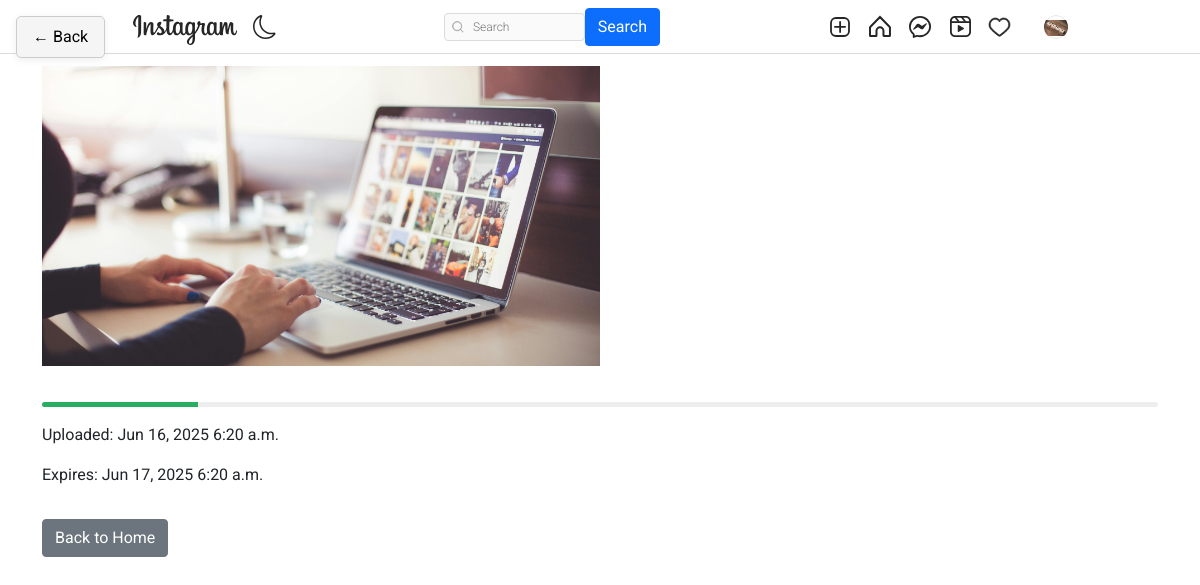
Page /stories/story/4/ (signed in) on the committed database.
### authy/models.py (models this page shows, shortened)
class Profile(models.Model):
    user = models.OneToOneField(User, related_name='profile', on_delete=models.CASCADE)
    image = models.ImageField(upload_to="profile_pciture", null=True, default="default.jpg")
    first_name = models.CharField(max_length=200, null=True, blank=True)
    last_name = models.CharField(max_length=200, null=True, blank=True)
    bio = models.CharField(max_length=200, null=True, blank=True)
    location = models.CharField(max_length=200, null=True, blank=True)
    url = models.URLField(max_length=200, null=True, blank=True)
    favourite = models.ManyToManyField(Post, blank=True)
    following = models.ManyToManyField('self', symmetrical=False, related_name='followers', blank=True)
    blocked_users = models.ManyToManyField('self', symmetrical=False, related_name='blocked_by')
    last_active = models.DateTimeField(null=True, blank=True)
    def save(self, *args, **kwargs):
        super().save(*args, **kwargs)
        img = Image.open(self.image.path)
        if img.height > 300 or img.width > 300:
            output_size = (300, 300)
            img.thumbnail(output_size)
            img.save(self.image.path)

### storyapp/models.py (models this page shows, shortened)
class Story(models.Model):
    user = models.ForeignKey(User, on_delete=models.CASCADE)
    content = models.ImageField(upload_to='stories/')
    uploaded_at = models.DateTimeField(auto_now_add=True)
    expires_at = models.DateTimeField(null=True, blank=True)
    viewed_by = models.ManyToManyField(User, related_name='viewed_stories', blank=True)

### storyapp/views.py (the view)
# urls.py: path('story/<int:pk>/', views.StoryDetailView.as_view(), name='story_detail'),
class StoryDetailView(LoginRequiredMixin, DetailView):
    model = Story
    template_name = 'storyapp/story_detail.html'
    context_object_name = 'story'
    def get_object(self, queryset=None):
        obj = super().get_object(queryset)
        if self.request.user != obj.user and self.request.user not in obj.viewed_by.all():
            obj.viewed_by.add(self.request.user)
        return obj
    def get_context_data(self, **kwargs):
        context = super().get_context_data(**kwargs)
        story = self.get_object()
        context['viewed_by_users'] = story.viewed_by.all()
        return context

### Django_Instagram/context_processors.py (called while the page is built)
def unread_messages(request):
    if request.user.is_authenticated:
        unread_count = Message.objects.filter(user=request.user, is_read=False).count()
        print(f"User {request.user.username} has {unread_count} unread messages")
        return {'unread_messages': unread_count}
    return {'unread_messages': 0}

### notification/views.py (called while the page is built)
def notification_count(request):
    if request.user.is_authenticated:
        count = Notification.objects.filter(user=request.user, is_seen=False).count()
        return {'notification_count': count}
    return {'notification_count': 0}

### templates/storyapp/story_detail.html (shortened to what this page needs)
{% extends 'base.html' %}
{% block content %}
<div class="container">
    <div class="story-container">
        <h2>Story by {{ story.user.username }}</h2>
        <img src="{{ story.content.url }}" class="img-fluid" alt="Story Image">
        <div id="story-progress-bar" style="width: 100%; height: 5px; background: #eee; margin: 16px 0; border-radius: 3px; overflow: hidden;">
            <div id="story-progress" style="width: 0; height: 100%; background: #27ae60; transition: width 0.2s;"></div>
        </div>
        <p>Uploaded: {{ story.uploaded_at|date:"M d, Y P" }}</p>
        <p>Expires: {{ story.expires_at|date:"M d, Y P" }}</p>
        <a href="{% url 'index' %}" class="btn btn-secondary mt-3">Back to Home</a>
    </div>
</div>
{% endblock %}

### templates/base.html (shortened to what this page needs)
{% load static %}
<!DOCTYPE html>
<html lang="en">
<head>
    <link rel="stylesheet" href="https://cdn.jsdelivr.net/npm/bootstrap-icons@1.8.1/font/bootstrap-icons.css">
    <link href="https://cdn.jsdelivr.net/npm/bootstrap@5.1.3/dist/css/bootstrap.min.css" rel="stylesheet">
    <link rel="stylesheet" type="text/css" href="{% static 'assets1/style.css' %}">
    <link rel="stylesheet" type="text/css" href="{% static 'add-story/add-story.css' %}">
</head>
<body>
    {% if request.path != '/' %}
    <button onclick="window.history.back()" style="position:fixed;top:16px;left:16px;z-index:9999;padding:8px 16px;border-radius:5px;border:1px solid #ccc;background:#f5f5f5;cursor:pointer;box-shadow:0 2px 8px rgba(0,0,0,0.07);">
      &larr; Back
    </button>
    {% endif %}
    <header class="header">
        <nav class="header__content">
            <div class="header__buttons">
                <a href="{% url 'index' %}" class="header__home">
                </a>
                <button class="header__theme-button" title="Toggle Theme">
                </button>
            </div>
            <form action="{% url 'search-users' %}" method="GET">
                <div class="header__search">
                    <input type="text" placeholder="Search" name="q" value="{{ request.GET.q }}">
                    <button class="btn btn-primary" type="submit">Search</button>
                </div>
            </form>
            <div class="header__buttons header__buttons--desktop">
                <a href="{% url 'newpost' %}">
                </a>
                <a href="{% url 'index' %}">
                </a>
                <a href="{% url 'message' %}">
                </a>
                <a href="#">
                </a>
                <span>
                    <a href="{% url 'show-notification' %}" style="position: relative;">
                    </a>
                </span>
                <a href="">
                    <button class="profile-button">
                        <a href="{% url 'profile' request.user %}">
                            <div class="profile-button__picture">
                                <img src="{{request.user.profile.image.url}}" alt="User Picture">
                            </div>
                        </a>
                    </button>
                </a>
            </div>
        </nav>
    </header>
    {% block content %}
    {% endblock content %}
</body>
</html>

### static/assets1/style.css (style rules this page uses)
*, *::after, *::before { box-sizing: border-box; margin: 0; padding: 0; }
*, button, input, select, textarea { font-family: 'Roboto', sans-serif; }
:root { --primary: hsl(0, 0%, 100%); --secondary: hsl(0, 0%, 98%); --border: hsl(0, 0%, 86%); --story-border: hsl(0, 0%, 78%); --img-border: hsla(0, 0%, 0%, 0.1); --text-dark: hsl(0, 0%, 15%); --text-light: hsl(0, 0%, 60%); --like: hsl(355, 82%, 61%); --link: hsl(204, 100%, 48%); --header-height: 44px; --nav-height: 44px; }
body { min-height: 100vh; display: flex; flex-direction: column; overflow-y: auto; }
svg { display: block; }
img { max-width: 100%; }
header.header { z-index: 9 !important; }
.header { width: 100%; height: var(--header-height); background-color: var(--primary); display: flex; justify-content: center; position: fixed; top: 0; left: 0; z-index: 9 !important; }
.header::after { content: ''; position: absolute; bottom: 0; width: 100%; height: 1px; background-color: var(--border); }
.header__content { width: 100%; max-width: 975px; padding: 0 14px; display: flex; justify-content: space-between; align-items: center; }
.header__home { margin-top: 5px; }
.header__theme-button { background-color: transparent; border: none; cursor: pointer; }
.header__theme-button-moon { display: unset; }
.header__search { width: 216px; height: 28px; display: none; align-items: center; position: relative; }
.header__search svg { width: 12px; height: 12px; position: absolute; left: 8px; }
.header__search input { width: 100%; height: 100%; background-color: var(--secondary); padding: 4px 10px 4px 28px; border: 1px solid var(--border); border-radius: 4px; outline: none; font-size: 12px; font-weight: 300; text-decoration: none; color: var(--text-light); text-overflow: ellipsis; overflow: hidden; white-space: nowrap; }
.header__buttons { display: flex; align-items: center; gap: 16px; }
.profile-button { background-color: transparent; border: none; outline: none; cursor: pointer; position: relative; }
.profile-button__picture { width: 24px; height: 24px; border-radius: 50%; overflow: hidden; position: relative; }
.profile-button__picture::after { content: ''; position: absolute; top: 0; bottom: 0; left: 0; right: 0; border: 1px solid var(--img-border); border-radius: 50%; }
@media (min-width: 768px) { :root { --header-height: 54px; --nav-height: 0px; } }
@media (min-width: 768px) { .header__content { padding: 0 20px; } }
@media (min-width: 768px) { .header__search { display: flex; } }

### static/add-story/add-story.css (style rules this page uses)
.story-container img.img-fluid { width: 50% !important; height: 300px !important; object-fit: cover; margin: 20px 0; }

### rows in the picture
Story: content (picture), uploaded_at "Jun 16, 2025 6:20 a.m.", expires_at "Jun 17, 2025 6:20 a.m."
